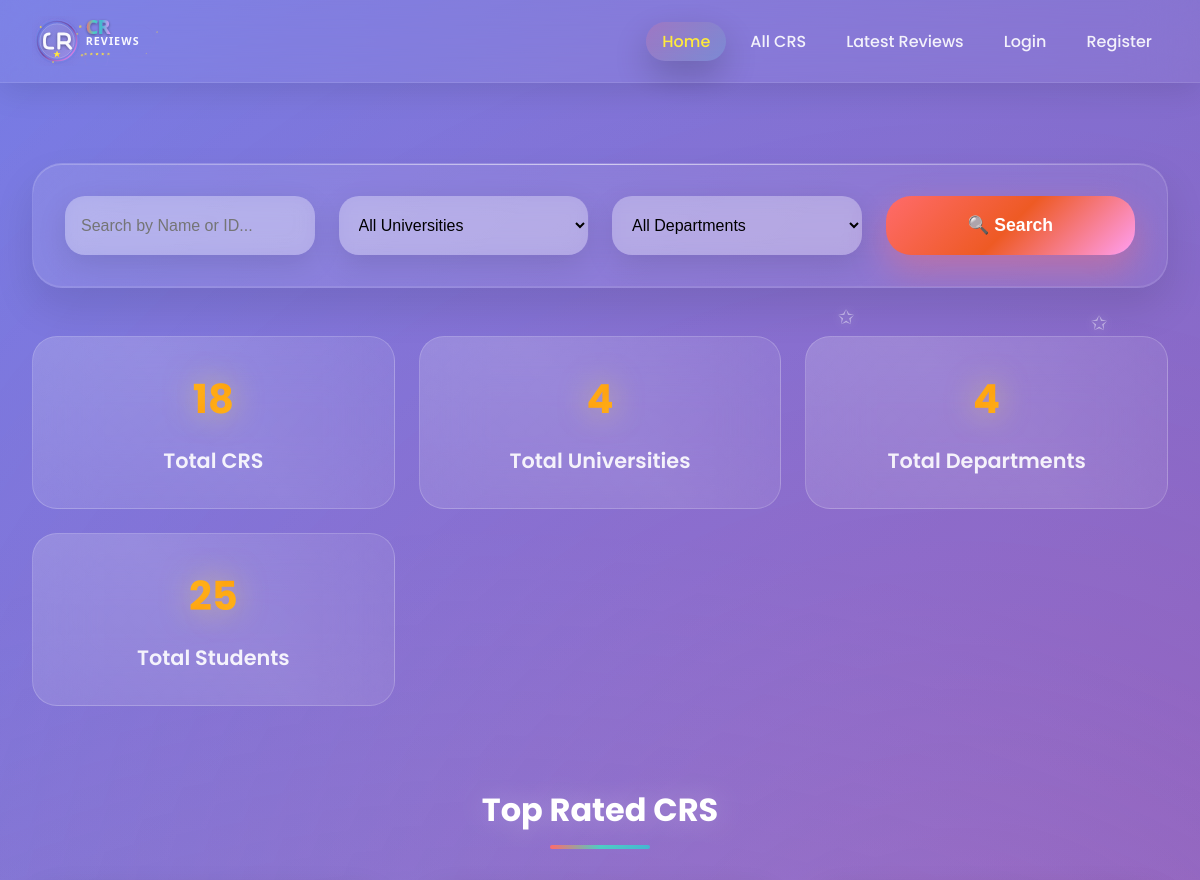
Before: / (upper part) with the older database file.
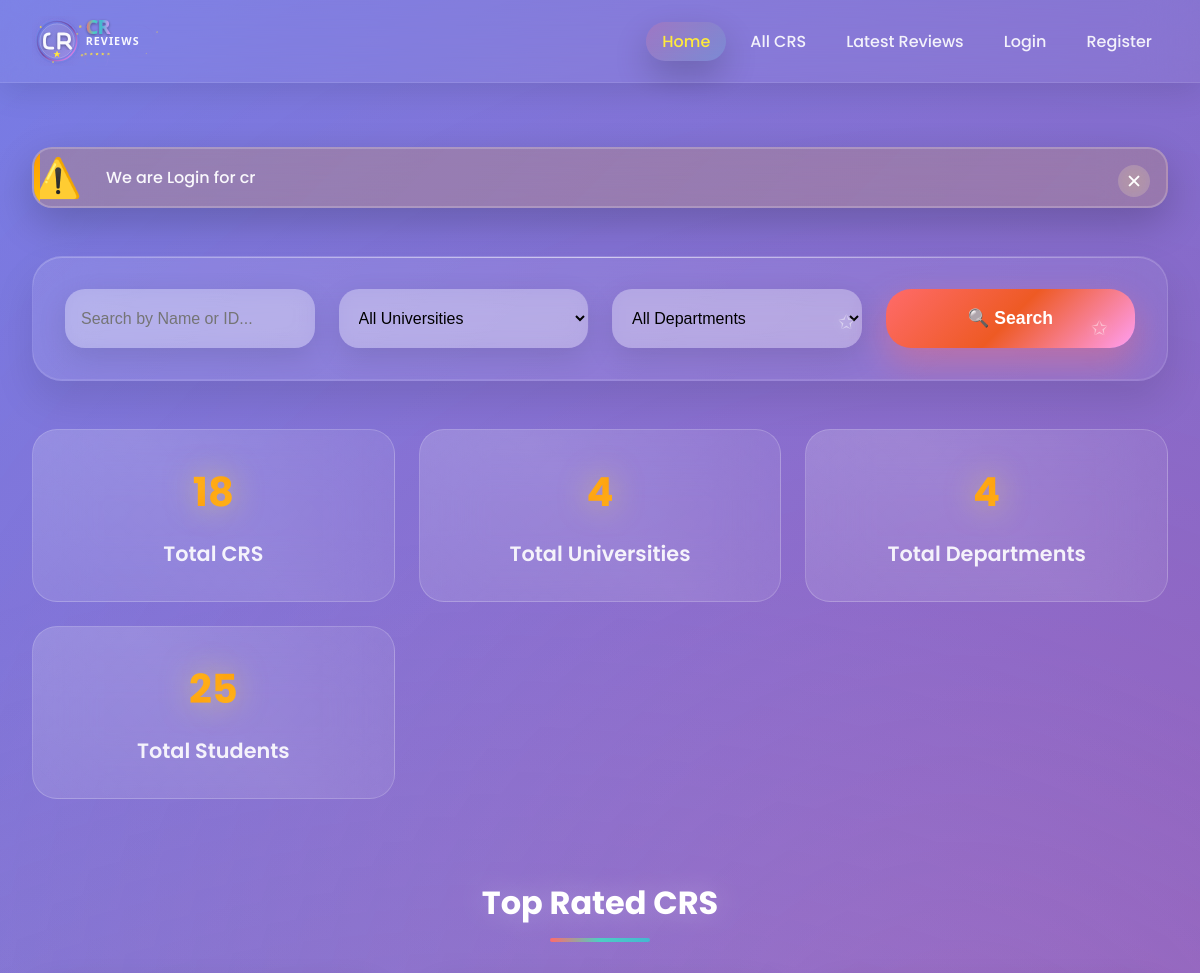
After: the same page with the newer database file.
### admin_dashboard/models.py (models this page shows, shortened)
class Notice(models.Model):
    title = models.CharField(max_length=200)
    message = models.TextField()
    is_active = models.BooleanField(default=True)
    link = models.URLField(blank=True, null=True, help_text="Optional link for the notice")
    NOTICE_TYPES = [
        ('info', 'Information'),
        ('warning', 'Warning'),
        ('success', 'Success'),
        ('urgent', 'Urgent'),
    ]
    notice_type = models.CharField(max_length=20, choices=NOTICE_TYPES, default='info')
    created_at = models.DateTimeField(auto_now_add=True)
    updated_at = models.DateTimeField(auto_now=True)
    class Meta:
        ordering = ['-created_at']
        verbose_name = 'Notice'
        verbose_name_plural = 'Notices'

### cr/views.py (the view)
# urls.py: path('',home,name='home'),
def home(request):
    search_quary = request.GET.get('search')
    university_filter = request.GET.get('university')
    department_filter = request.GET.get('department')
    cr=CrProfile.objects.all()
    if search_quary:
        cr = cr.filter(
            Q(name__icontains=search_quary)|
            Q(st_id__icontains=search_quary)|
            Q(email__icontains=search_quary)
        )
    if university_filter:
        cr = cr.filter(university__id=university_filter)
    if department_filter:
        cr = cr.filter(department__id=department_filter)
    cr=cr.order_by('-created_at')
    total_crs=CrProfile.objects.count()
    total_university=CrProfile.objects.values('university').distinct().count()
    total_department=CrProfile.objects.values('department').distinct().count()
    total_user=User.objects.count()
    total_review = Review.objects.count()
    total_anonymous_reviews = Review.objects.filter(is_anonymous=True, is_approved=True).count()
    pending_anonymous_reviews = Review.objects.filter(is_anonymous=True, is_approved=False).count()
    approved_reviews = total_review-pending_anonymous_reviews
    pending_reviews = pending_anonymous_reviews
    crs = sorted(
    CrProfile.objects.all(),
    key=lambda x: x.average_rating,
    reverse=True
    )
    universities = University.objects.all().order_by('title')
    departments = Department.objects.all().order_by('title')
    active_notices = Notice.objects.filter(is_active=True)
    rating_distribution = {
        5: 0,
        4: 0,
        3: 0,
        2: 0,
        1: 0
    }
    all_crs = CrProfile.objects.all()
    total_crs_with_ratings = 0
    for cr_item in all_crs:
        avg_rating = cr_item.average_rating
        if avg_rating > 0:
            total_crs_with_ratings += 1
            if avg_rating >= 4.5:
                rating_distribution[5] += 1
            elif avg_rating >= 3.5:
                rating_distribution[4] += 1
            elif avg_rating >= 2.5:
                rating_distribution[3] += 1
            elif avg_rating >= 1.5:
                rating_distribution[2] += 1
            else:
                rating_distribution[1] += 1
    rating_percentages = {}
    if total_crs_with_ratings > 0:
        for star, count in rating_distribution.items():
            rating_percentages[star] = round((count / total_crs_with_ratings) * 100, 1)
    else:
        rating_percentages = {5: 0, 4: 0, 3: 0, 2: 0, 1: 0}
    context={
        'cr':cr,
        'total_crs':total_crs,
        'total_university':total_university,
        'total_department':total_department,
        'total_review':total_review,
        'crs':crs,
        'universities':universities,
        'departments':departments,
        'university_filter':university_filter,
        'department_filter':department_filter,
        'rating_distribution': rating_distribution,
        'rating_percentages': rating_percentages,
        'active_notices':active_notices,
        'approved_reviews':approved_reviews,
        'pending_reviews':pending_reviews,
        'total_anonymous_reviews':total_anonymous_reviews,
        'total_user':total_user,
    }
    return render(request,'home.html',context)

### cr/models.py (called while the page is built)
    def __str__(self):
        return self.title

    def __str__(self):
        return self.title

    @property
    def average_rating(self):
        avg=self.cr_reviews.aggregate(Avg('rating'))['rating__avg']
        return round(avg,1) if avg else 0

### templates/home.html (shortened to what the changed rows need)
{% extends 'base.html' %}
{% load static %}
{% block content %}
<div id="home" class="page active">
    <div class="container">
        {% if active_notices %}
            {% for notice in active_notices %}
                <div class="notice-banner {{ notice.notice_type }}" id="notice-{{ notice.id }}">
                    <div class="notice-content">
                        <div class="notice-icon">
                            {% if notice.notice_type == 'info' %}
                                📢
                            {% elif notice.notice_type == 'success' %}
                                ✔️
                            {% elif notice.notice_type == 'warning' %}
                                ⚠️
                            {% elif notice.notice_type == 'urgent' %}
                                🚨
                            {% endif %}
                        </div>
                        <div class="notice-info">
                            <div class="notice-message">{{ notice.message }}</div>
                        </div>
                    </div>
                    <button class="notice-close" onclick="closeNotice({{ notice.id }})" aria-label="Close notice">
                        ✕
                    </button>
                </div>
            {% endfor %}
        {% endif %}
        {% if search_query or university_filter or department_filter %}
            <div class="section">
                <h2 class="section-title">Search Results ({{ cr.count }} found)</h2>
                <div class="grid">
                    {% for cr_item in cr|slice:12 %}
                        {% with cr=cr_item %}
                            {% include 'cr_card.html' %}
                        {% endwith %}
                    {% empty %}
                        <div style="text-align: center; color: white; padding: 3rem; grid-column: 1/-1;">
                            <h3 style="font-size: 2rem; margin-bottom: 1rem;">😔 No CRs Found</h3>
                            <p style="font-size: 1.2rem; opacity: 0.8;">Try adjusting your search criteria</p>
                        </div>
                    {% endfor %}
                </div>
                {% if cr.count > 9 %}
                    <div style="text-align: center; margin-top: 2rem;">
                        <a href="{% url 'all_cr' %}?search={{ search_query }}&university={{ university_filter }}&department={{ department_filter }}"
                           class="btn" style="display: inline-block; font-size: 1.1rem;">
                            View All Results ({{ cr.count }})
                        </a>
                    </div>
                {% endif %}
            </div>
        {% else %}
            <div class="section">
                <h2 class="section-title">Top Rated CRS</h2>
            </div>
        {% endif %}
    </div>
</div>
{% endblock content %}

Changed rows visible on the page:
added Notice: message "We are Login for cr"
